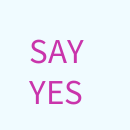
Frame 1 (no input)
Frame 60 (the mouse pressed at the canvas centre just before this capture): identical to frame 1, image omitted
Frame 120 (the mouse held since frame 60 and released just before this capture): identical to frame 1, image omitted

The Processing sketch that drew this single still picture (run headless with seeded random() and noise(); from frame 60 on, the mouse is pressed at the canvas centre):

// Processing sketch: sayyesmini
// ── sayyesmini.pde
int a = 0;
int x = -35;
int y = 0;

void setup() {
  size(130, 130);
}

void draw() {
    background(240, 251, 255);
    pushMatrix();
    translate(63, 63);
    rotate(a);
    
    fill(201, 52, 171);
    textSize(35);
    text("SAY \nYES", x, y);
    
    popMatrix();
    a = a + 1/30;
};
